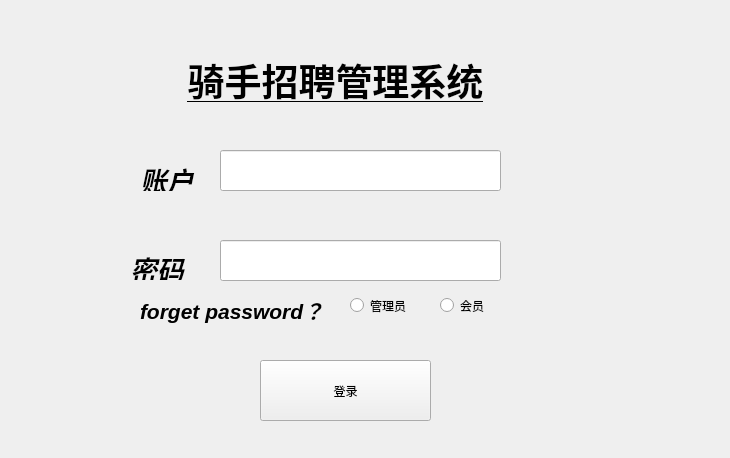
<?xml version="1.0" encoding="UTF-8"?>
<ui version="4.0">
 <class>SQLDemo</class>
 <widget class="QWidget" name="SQLDemo">
  <property name="geometry">
   <rect>
    <x>0</x>
    <y>0</y>
    <width>730</width>
    <height>458</height>
   </rect>
  </property>
  <property name="windowTitle">
   <string>SQLDemo</string>
  </property>
  <widget class="QLabel" name="CountLabel">
   <property name="geometry">
    <rect>
     <x>140</x>
     <y>160</y>
     <width>61</width>
     <height>31</height>
    </rect>
   </property>
   <property name="text">
    <string>&lt;html&gt;&lt;head/&gt;&lt;body&gt;&lt;p&gt;&lt;span style=&quot; font-size:20pt; font-weight:600; font-style:italic;&quot;&gt;账户：&lt;/span&gt;&lt;/p&gt;&lt;/body&gt;&lt;/html&gt;</string>
   </property>
  </widget>
  <widget class="QLabel" name="PasswordLabel">
   <property name="geometry">
    <rect>
     <x>130</x>
     <y>249</y>
     <width>61</width>
     <height>31</height>
    </rect>
   </property>
   <property name="text">
    <string>&lt;html&gt;&lt;head/&gt;&lt;body&gt;&lt;p&gt;&lt;span style=&quot; font-size:20pt; font-weight:600; font-style:italic;&quot;&gt;密码：&lt;/span&gt;&lt;/p&gt;&lt;/body&gt;&lt;/html&gt;</string>
   </property>
  </widget>
  <widget class="QLineEdit" name="CountLineEdit">
   <property name="geometry">
    <rect>
     <x>220</x>
     <y>150</y>
     <width>281</width>
     <height>41</height>
    </rect>
   </property>
  </widget>
  <widget class="QLineEdit" name="PasswordLineEdit">
   <property name="geometry">
    <rect>
     <x>220</x>
     <y>240</y>
     <width>281</width>
     <height>41</height>
    </rect>
   </property>
   <property name="echoMode">
    <enum>QLineEdit::Password</enum>
   </property>
  </widget>
  <widget class="QLabel" name="TitleLabel">
   <property name="geometry">
    <rect>
     <x>170</x>
     <y>40</y>
     <width>331</width>
     <height>81</height>
    </rect>
   </property>
   <property name="text">
    <string>&lt;html&gt;&lt;head/&gt;&lt;body&gt;&lt;p align=&quot;center&quot;&gt;&lt;span style=&quot; font-size:28pt; font-weight:600; text-decoration: underline;&quot;&gt;骑手招聘管理系统&lt;/span&gt;&lt;/p&gt;&lt;/body&gt;&lt;/html&gt;</string>
   </property>
  </widget>
  <widget class="QPushButton" name="LoadBtn">
   <property name="geometry">
    <rect>
     <x>260</x>
     <y>360</y>
     <width>171</width>
     <height>61</height>
    </rect>
   </property>
   <property name="text">
    <string>登录</string>
   </property>
  </widget>
  <widget class="QLabel" name="ForgetLabel">
   <property name="geometry">
    <rect>
     <x>140</x>
     <y>290</y>
     <width>201</width>
     <height>41</height>
    </rect>
   </property>
   <property name="text">
    <string>&lt;html&gt;&lt;head/&gt;&lt;body&gt;&lt;p&gt;&lt;span style=&quot; font-size:16pt; font-weight:600; font-style:italic;&quot;&gt;forget password？&lt;/span&gt;&lt;/p&gt;&lt;/body&gt;&lt;/html&gt;</string>
   </property>
  </widget>
  <widget class="QRadioButton" name="MassgeradioBtn">
   <property name="geometry">
    <rect>
     <x>350</x>
     <y>290</y>
     <width>91</width>
     <height>31</height>
    </rect>
   </property>
   <property name="text">
    <string>管理员</string>
   </property>
  </widget>
  <widget class="QRadioButton" name="UserRadioBtn">
   <property name="geometry">
    <rect>
     <x>440</x>
     <y>290</y>
     <width>81</width>
     <height>31</height>
    </rect>
   </property>
   <property name="text">
    <string>会员</string>
   </property>
  </widget>
  <widget class="QLabel" name="backgroundLabel">
   <property name="geometry">
    <rect>
     <x>0</x>
     <y>0</y>
     <width>731</width>
     <height>461</height>
    </rect>
   </property>
   <property name="styleSheet">
    <string notr="true">border-image: url(:/image/backimage.png);</string>
   </property>
   <property name="text">
    <string/>
   </property>
  </widget>
  <zorder>backgroundLabel</zorder>
  <zorder>CountLabel</zorder>
  <zorder>PasswordLabel</zorder>
  <zorder>CountLineEdit</zorder>
  <zorder>PasswordLineEdit</zorder>
  <zorder>TitleLabel</zorder>
  <zorder>LoadBtn</zorder>
  <zorder>ForgetLabel</zorder>
  <zorder>MassgeradioBtn</zorder>
  <zorder>UserRadioBtn</zorder>
 </widget>
 <layoutdefault spacing="6" margin="11"/>
 <resources/>
 <connections/>
</ui>
